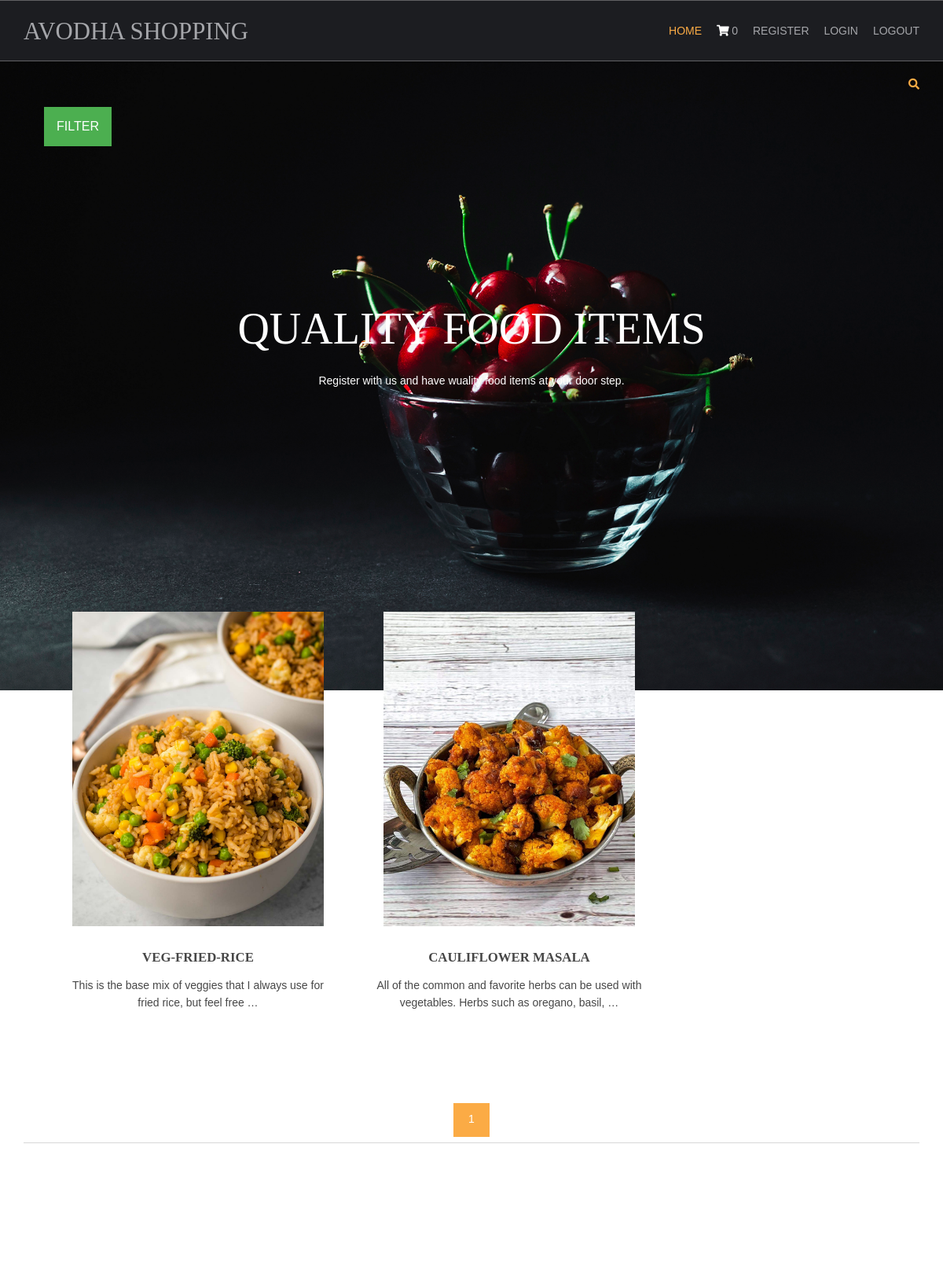
Screenshot of /vegetable-recepies/ with the database file from the repository.
### shop/models.py (models this page shows, shortened)
class products(models.Model):
    name=models.CharField(max_length=150, unique=True)
    slug=models.SlugField(max_length=250, unique=True)
    img=models.ImageField(upload_to='product')
    desc=models.TextField()
    stock=models.IntegerField()
    available=models.BooleanField()
    price=models.IntegerField()
    category=models.ForeignKey(categ,on_delete=models.CASCADE)
    def get_url(self):
        return reverse('details',args=[self.category.slug,self.slug])

### shop/views.py (the view)
# urls.py: path('',views.home,name='hm'),
def home(request,c_slug=None):
    c_page = None
    prodt = None
    if c_slug!=None:
        c_page=get_object_or_404(categ,slug=c_slug)
        prodt=products.objects.filter(category=c_page,available=True)
    else:
        prodt=products.objects.all().filter(available=True)
    cat=categ.objects.all()
    paginator = Paginator(prodt,4)
    try:
        page=int(request.GET.get('page','1'))
    except:
        page=1
    try:
        pro=paginator.page(page)
    except(EmptyPage,InvalidPage):
        pro=paginator.page(paginator.num_pages)
    return render(request,'index.html',{'pr':prodt,'ct':cat,'pg':pro})

### cart/context_processor.py (called while the page is built)
def count(request):
    item_count=0
    if 'admin' in request.path:
        return {}
    else:
        try:
            ct=cartlist.objects.filter(cart_id=c_id(request))
            cti=items.objects.all().filter(cart=ct[:1])
            for c in cti:
                item_count+=c.quan
        except cartlist.DoesNotExist:
            item_count=0
        return dict(itc=item_count)

### cart/views.py (called while the page is built)
def c_id(request):
    ct_id=request.session.session_key
    if not ct_id:
        ct_id=request.session.create()
    return ct_id

### shop/models.py (called while the page is built)
    def get_url(self):
        return reverse('prod_cat',args=[self.slug])

### templates/index.html (shortened to what this page needs)
{% extends 'base.html' %}
{% load static %}
{% block content %}
<html lang="">
<head>
<link href="{% static 'hm/layout/styles/layout.css' %}" rel="stylesheet" type="text/css" media="all">
</head>
<body id="top">
<div class="abcd" style="background-image:url({% static 'hm/images/demo/backgrounds/bg.jpg' %});">
  <div class="wrapper row0">
    <div id="topbar" class="hoc clear">
      <div class="fl_right">
        <ul class="nospace">
          <li id="searchform">
          </li>
        </ul>
      </div>
    </div>
<div class="dropdown">
  <button class="dropbtn">FILTER</button>
</div>
  </div>
  <div id="pageintro" class="hoc clear">
    <article>
      <h3 class="heading">QUALITY FOOD ITEMS</h3>
      <p>Register with us and have wuality food items at your door step.</p>
    </article>
  </div>
</div>
<div class="wrapper row3">
  <main class="hoc container clear">
    <section id="introblocks">
      <ul class="nospace group btmspace-80">
        {% for i in pg.object_list %}
        <li class="one_third">
          <figure><a class="imgover" href="{{i.get_url}}"><img src="{{i.img.url}}" alt="" style="height:400;"></a>
            <figcaption>
              <h6 class="heading">{{i.name}}</h6>
              <p>{{i.desc|truncatewords:17}}</p>
              <br>
            </figcaption>
          </figure>
        </li>
{% endfor %}
      </ul>
    </section>
    <center>
      {% for p in pg.paginator.page_range %}
      <a href="?page={{p}}" class="btn btn-light btn-sm {% if pg.number == p %} active {% endif %}">{{p}}</a>
      {% endfor %}
    </center>
    <hr class="btmspace-80">
  </main>
</div>
</body>
</html>
{% endblock %}

### static/hm/layout/styles/layout.css (style rules this page uses)
#topbar { padding:20px 0; font-size:.8rem; text-transform:uppercase; }
#topbar ul li { display:inline-block; margin-right:15px; }
#topbar ul li:last-child { margin-right:0; padding-right:0; border-right:none; }
#topbar #searchform { position:relative; line-height:1; z-index:9999; }
#topbar #searchform::after { display:block; height:18px; line-height:18px; padding:0; font-family:"Font Awesome\ 5 Free"; font-weight:900; font-size:1rem; content:"\f002"; }
#topbar #searchform ::placeholder { text-transform:capitalize; }
#pageintro { padding:200px 0 300px; }
#pageintro article, #pageintro article p { display:block; max-width:75%; margin:0 auto; text-align:center; }
#pageintro article p { max-width:65%; line-height:2rem; }
#pageintro .heading { margin-bottom:20px; font-size:4rem; }
.container { padding:80px 0; }
#introblocks { display:block; position:relative; margin:-180px 0 0 0; z-index:1; text-align:center; }
#introblocks figure figcaption { display:block; padding:30px 0 0 0; text-align:center; }
#introblocks figure figcaption .heading { font-size:1.2rem; font-weight:700; margin-bottom:0; }
*, *::before, *::after { transition:all .3s ease-in-out; }
body { color:#A5A6AA; background-color:#1C1D21; }
a { color:#FBAB45; }
hr, .borderedbox { border-color:#D7D7D7; }
.btn, .btn.inverse:hover { color:#FFFFFF; background-color:#FBAB45; border-color:#FBAB45; }
.imgover, .imgover:hover::after { color:#FFFFFF; }
.row3 { color:#474747; background-color:#FFFFFF; }
#topbar #searchform { color:#FBAB45; }
#pageintro { color:#FFFFFF; }
@media screen and (min-width:1140px) { .hoc { max-width:1140px; } }

### static/hm/layout/styles/framework.css (style rules this page uses)
html { overflow-y:scroll; overflow-x:hidden; }
html, body { margin:0; padding:0; font-size:14px; line-height:1.6em; }
*, *::before, *::after { box-sizing:border-box; }
.nospace { margin:0; padding:0; list-style:none; }
.btn { display:inline-block; padding:8px 18px 10px; text-transform:uppercase; border:1px solid; }
.clear, .group { display:block; }
.clear::before, .clear::after, .group::before, .group::after { display:table; content:""; }
.clear, .clear::after, .group, .group::after { clear:both; }
a { outline:none; text-decoration:none; }
.fl_right, .imgr { float:right; }
img { width:auto; max-width:100%; height:auto; margin:0; padding:0; border:none; line-height:normal; vertical-align:middle; }
.imgover { display:inline-block; position:relative; max-width:100%; }
.imgover::before, .imgover::after { display:block; position:absolute; content:""; text-align:center; opacity:0; }
.imgover::before { top:0; right:0; bottom:0; left:0; }
.imgover::after { top:50%; left:50%; width:50px; height:50px; line-height:50px; margin:-25px 0 0 -25px; font-family:"Font Awesome\ 5 Free"; font-weight:900; content:"\f067"; font-size:28px; }
body, input, textarea, select { font-family:Verdana, Geneva, sans-serif; }
h1, h2, h3, h4, h5, h6, .heading { font-family:Georgia, "Times New Roman", Times, serif; }
label, input, textarea, select, button { display:block; resize:none; outline:none; color:inherit; font-size:inherit; font-family:inherit; vertical-align:middle; }
::placeholder { opacity:1; }
h1, h2, h3, h4, h5, h6, .heading { margin:0 0 20px 0; font-size:1.4rem; line-height:normal; font-weight:normal; text-transform:uppercase; }
hr { display:block; width:100%; height:1px; border:solid; border-width:1px 0 0 0; }
.wrapper { display:block; position:relative; width:100%; margin:0; padding:0; text-align:left; word-wrap:break-word; }
.hoc { display:block; margin:0 auto; }
address, article, aside, figcaption, figure, footer, header, main, nav, section { display:block; margin:0; padding:0; }
.one_half, .one_third, .two_third, .one_quarter, .two_quarter, .three_quarter { display:inline-block; float:left; margin:0 0 0 4.21052%; list-style:none; }
.one_third { width:30.52631%; }
.btmspace-80 { margin-bottom:80px; }

### templates/index.html (style rules this page uses)
.dropbtn { background-color: #4CAF50; color: white; padding: 16px; font-size: 16px; border: none; cursor: pointer; }
.dropdown { position: relative; display: inline-block; padding-left:56px; }
.abcd { height: 100%; background-position: center; background-repeat: no-repeat; background-size: cover; }

### rows the page displays
products: img (picture), name "VEG-FRIED-RICE", desc "This is the base mix of veggies that I always use for fried rice, but feel free …"
products: img (picture), name "CAULIFLOWER MASALA", desc "All of the common and favorite herbs can be used with vegetables. Herbs such as oregano, basil, …"

### other values shown
{{ itc }} "0"
{{ p }} "1"
